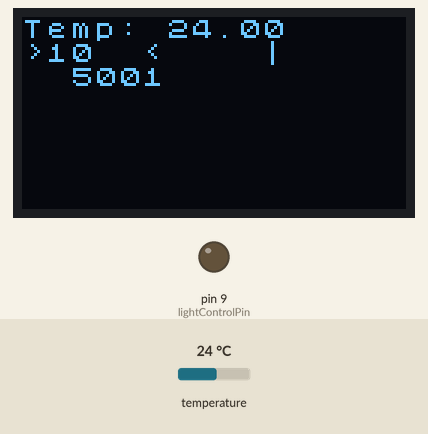
Simulated run of this sketch. Board: Arduino Nano, built for the host (arithmetic inside an expression is 32-bit, double 64-bit). Parts: 128×64 one-colour display, output pins drawn as LEDs (lit = HIGH). The inputs (shaded band) are chosen by the test bench; at power-on: temperature 24 °C. No radio packets arrive unless stated; what the sketch prints to the serial monitor is not drawn.

Above: at 1.26 s.
1.3 s: temperature set to 12 °C
At 1.38 s:
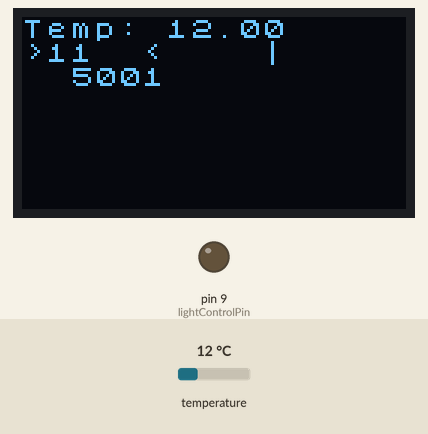
2.8 s: temperature set to 19 °C
At 2.9 s:
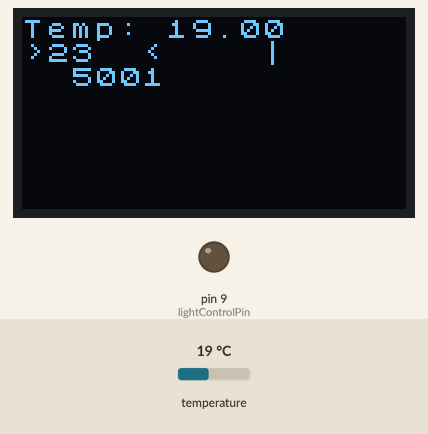
4.3 s: temperature set to 28 °C
At 4.41 s:
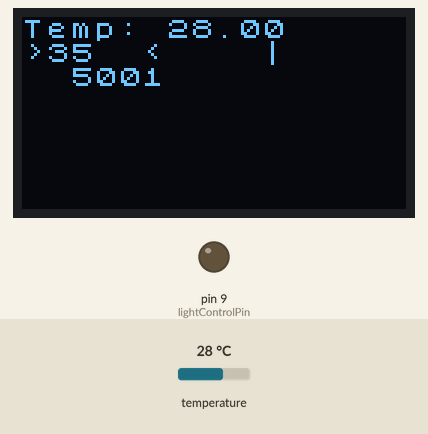

The sketch:

rf24_temp_client.ino
```cpp
/*
  // March 2014 - TMRh20 - Updated along with High Speed RF24 Library fork
  // Parts derived from examples by J. Coliz <maniacbug@ymail.com>
*/
/**
 * Example for efficient call-response using ack-payloads
 *
 * This example continues to make use of all the normal functionality of the radios including
 * the auto-ack and auto-retry features, but allows ack-payloads to be written optionally as well.
 * This allows very fast call-response communication, with the responding radio never having to
 * switch out of Primary Receiver mode to send back a payload, but having the option to if wanting
 * to initiate communication instead of respond to a commmunication.
 */


#include <avr/sleep.h>
#include <avr/wdt.h>

#include <SPI.h>
#include "nRF24L01.h"
#include "RF24.h"
#include "printf.h"


#include <OneWire.h>
// DS18S20 Temperature chip i/o
OneWire ds(5);  // on pin D5
#define MAX_DS1820_SENSORS 2
byte addr[MAX_DS1820_SENSORS][8];
short foundSensors = 0;


#define BOUNCE_DURATION 200   // define an appropriate bounce time in ms for your switches
volatile unsigned long bounceTime=0; // variable to hold ms count to debounce a pressed switch

#include <Wire.h>
#include <U8x8lib.h>
U8X8_SSD1306_128X64_NONAME_SW_I2C u8x8(/* clock=*/ SCL, /* data=*/ SDA, /* reset=*/ U8X8_PIN_NONE);
volatile uint8_t is_enable_screen_saver =1;


// Hardware configuration: Set up nRF24L01 radio on SPI bus plus pins 7 & 8
RF24 radio(7,8);

// Topology
const uint64_t pipes[2] = { 0xABCDABCD71LL, 0x544d52687CLL };              // Radio pipe addresses for the 2 nodes to communicate.


// A single byte to keep track of the data being sent back and forth
byte counter = 1;

struct dataStruct{
  byte response;
  bool lightState;
  int temperature;
  long vcc;
}myData;

///LIGHT CONTROL
const int lightControlPin = 9;

void setup(){
  pinMode(lightControlPin, OUTPUT);

  myData.response = counter;
  myData.lightState = LOW;
  myData.temperature = 0;
  Serial.begin(115200);
  printf_begin();
  Serial.print(F("\n\rRF24 client/\n\r"));

  u8x8.begin();
  u8x8.setFont(u8x8_font_chroma48medium8_r);
  u8x8.drawString(0,0,"Temp: ");
  u8x8.drawString(0,1,">    <    |    ");


  DDRD &= ~(1 << DDD2);     // Clear the PD2 pin
  // PD2 (PCINT0 pin) is now an input
  PORTD |= (1 << PORTD2);    // turn On the Pull-up
  // PD2 is now an input with pull-up enabled
  EICRA |= (1 << ISC00);    // set INT0 to trigger on ANY logic change
  EIMSK |= (1 << INT0);     // Turns on INT0
  sei();                    // turn on interrupts


  initDS_temperature();

  // Setup and configure rf radio

  radio.begin();
  radio.setPALevel(RF24_PA_MAX);
  radio.setAutoAck(1);                    // Ensure autoACK is enabled
  radio.enableAckPayload();               // Allow optional ack payloads
  radio.setRetries(0,15);                 // Smallest time between retries, max no. of retries
  radio.setPayloadSize(sizeof(myData));                // Here we are sending 1-byte payloads to test the call-response speed
  radio.openWritingPipe(pipes[0]);
  radio.openReadingPipe(1,pipes[1]);

  radio.printDetails();                   // Dump the configuration of the rf unit for debugging
}

void loop(void) {

  myData.response = counter;
  myData.temperature=readFirstTemperature();
  myData.vcc = readVcc();


    radio.powerUp();
    radio.stopListening();                                  // First, stop listening so we can talk.
    u8x8.setCursor(6, 0);
    u8x8.print(((float)myData.temperature)/100);
    u8x8.drawString(1,1,"    ");
    u8x8.setCursor(1, 1);
    u8x8.print(counter);
    u8x8.setCursor(2, 2);
    u8x8.print(myData.vcc);

    printf("Now sending %d as payload. \n",counter);

    unsigned long time = micros();                          // Take the time, and send it.  This will block until complete


    if (!radio.write( &myData, sizeof(myData) )){
      Serial.println(F("failed."));
    }else{
      if(!radio.available()){
        Serial.println(F("Blank Payload Received."));
      }else{
        while(radio.available() ){
          unsigned long tim = micros();
          radio.read( &myData, sizeof(myData) );
          unsigned long roundTrip = tim-time;

          printf("Got response %d, round-trip delay: %lu microseconds; led %d\n\r",myData.response,roundTrip, myData.lightState);

          u8x8.drawString(6,1,"    ");
          u8x8.setCursor(6, 1);
          u8x8.print(myData.response);

          u8x8.drawString(11,1,"    ");
          u8x8.setCursor(11, 1);
          u8x8.print(roundTrip);

          digitalWrite(lightControlPin, myData.lightState);


        }
      }
    }
    counter++;
    // Try again later
    //delay(1000);

    ///////////////////////////////////////
    //deepsleep
    radio.powerDown();

    // disable ADC
    ADCSRA = 0;

    // clear various "reset" flags
    MCUSR = 0;
    // allow changes, disable reset
    WDTCSR = bit (WDCE) | bit (WDE);
    // set interrupt mode and an interval
//    WDTCSR = bit (WDIE) | bit (WDP2) | bit (WDP1);    // set WDIE, and 1 second delay
    WDTCSR = bit (WDIE) | bit (WDP3) | bit (WDP0);    // set WDIE, and 8 seconds delay
    wdt_reset();  // pat the dog

    set_sleep_mode (SLEEP_MODE_PWR_DOWN);
    noInterrupts ();           // timed sequence follows
    sleep_enable();

    // turn off brown-out enable in software
    MCUCR = bit (BODS) | bit (BODSE);
    MCUCR = bit (BODS);
    interrupts ();             // guarantees next instruction executed
    sleep_cpu ();

    // cancel sleep as a precaution
    sleep_disable();

}


//******************************************************
//returns the temperature from one DS18S20 in DEG Celsius

void initDS_temperature(){
  for (int thisSensor = 0; thisSensor < MAX_DS1820_SENSORS; thisSensor++) {
    if (ds.search(addr[thisSensor])){
      foundSensors++;
      //found one
      return;
    }else{
      ds.reset_search();
      delay(250);
      break;
    }
  }
}

/**
 * Read first temperature
 */
int readFirstTemperature(){
  for (short sensor=0;sensor<foundSensors;sensor++){
    float temperature = findTemperature(addr[sensor]);
    return (int)(temperature*100);
  }
  return 0;
}


float findTemperature(byte *addr){
  byte data[12];
  //byte addr[8];


  if ( OneWire::crc8( addr, 7) != addr[7]) {
    Serial.println("CRC is not valid!");
    return -1000;
  }

  if ( addr[0] != 0x10 && addr[0] != 0x28) {
    Serial.print("Device is not recognized as is not a DS18S20 family device.");
    return -1000;
  }

  ds.reset();
  ds.select(addr);
  ds.write(0x44,1); // start conversion, with parasite   on at the end

  byte present = ds.reset();
  ds.select(addr);
  ds.write(0xBE); // Read Scratchpad


  for (int i = 0; i < 9; i++) { // we need 9 bytes
    data[i] = ds.read();
  }

  ds.reset_search();

  byte HighByte = data[1];
  byte LowByte = data[0];

  float tempRead = ((HighByte << 8) | LowByte); //using two's compliment
  float TemperatureSum = tempRead / 16;
  return TemperatureSum;

}

/////////////// Button ////////////
ISR (INT0_vect){
  // this is the interrupt handler for button presses
  // it ignores presses that occur in intervals less then the bounce time
  if (abs(millis() - bounceTime) > BOUNCE_DURATION){
    if(is_enable_screen_saver == 0){
      is_enable_screen_saver = 1;
    }else{
      is_enable_screen_saver = 0;
    }
    u8x8.setPowerSave(is_enable_screen_saver);

    Serial.println("Button clicked!!!");
    // Your code here to handle new button press ?
    bounceTime = millis();  // set whatever bounce time in ms is appropriate
  }

}


////// watchdog

// watchdog interrupt
ISR (WDT_vect)
{
   wdt_disable();  // disable watchdog
}  // end of WDT_vect


long readVcc() {
  // Read 1.1V reference against AVcc
  // set the reference to Vcc and the measurement to the internal 1.1V reference
  #if defined(__AVR_ATmega32U4__) || defined(__AVR_ATmega1280__) || defined(__AVR_ATmega2560__)
    ADMUX = _BV(REFS0) | _BV(MUX4) | _BV(MUX3) | _BV(MUX2) | _BV(MUX1);
  #elif defined (__AVR_ATtiny24__) || defined(__AVR_ATtiny44__) || defined(__AVR_ATtiny84__)
    ADMUX = _BV(MUX5) | _BV(MUX0);
  #elif defined (__AVR_ATtiny25__) || defined(__AVR_ATtiny45__) || defined(__AVR_ATtiny85__)
    ADMUX = _BV(MUX3) | _BV(MUX2);
  #else
    ADMUX = _BV(REFS0) | _BV(MUX3) | _BV(MUX2) | _BV(MUX1);
  #endif

  delay(2); // Wait for Vref to settle
  ADCSRA |= _BV(ADSC); // Start conversion
  while (bit_is_set(ADCSRA,ADSC)); // measuring

  uint8_t low  = ADCL; // must read ADCL first - it then locks ADCH
  uint8_t high = ADCH; // unlocks both

  long result = (high<<8) | low;

  result = 1125300L / result; // Calculate Vcc (in mV); 1125300 = 1.1*1023*1000
  return result; // Vcc in millivolts
}
```
